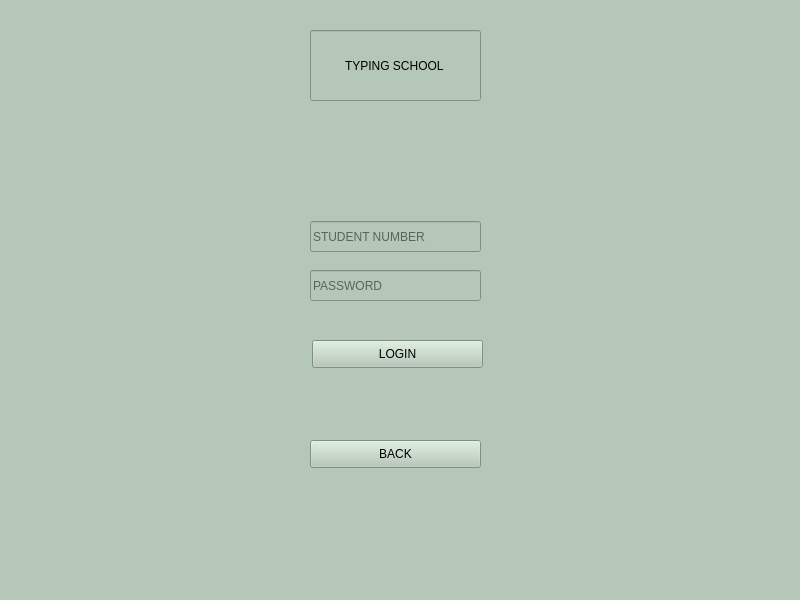
<?xml version="1.0" encoding="UTF-8"?>
<ui version="4.0">
 <class>StudentWindow</class>
 <widget class="QMainWindow" name="StudentWindow">
  <property name="geometry">
   <rect>
    <x>0</x>
    <y>0</y>
    <width>800</width>
    <height>600</height>
   </rect>
  </property>
  <property name="minimumSize">
   <size>
    <width>800</width>
    <height>600</height>
   </size>
  </property>
  <property name="maximumSize">
   <size>
    <width>800</width>
    <height>600</height>
   </size>
  </property>
  <property name="windowTitle">
   <string>MainWindow</string>
  </property>
  <property name="styleSheet">
   <string notr="true">background-color:rgb(181, 200, 183);</string>
  </property>
  <widget class="QWidget" name="centralwidget">
   <widget class="QPushButton" name="sloginbutton">
    <property name="geometry">
     <rect>
      <x>312</x>
      <y>340</y>
      <width>171</width>
      <height>28</height>
     </rect>
    </property>
    <property name="text">
     <string>LOGIN</string>
    </property>
   </widget>
   <widget class="QLineEdit" name="typing">
    <property name="geometry">
     <rect>
      <x>310</x>
      <y>30</y>
      <width>171</width>
      <height>71</height>
     </rect>
    </property>
    <property name="styleSheet">
     <string notr="true">font: 8pt &quot;MS Sans Serif&quot;;
font: 63 10pt &quot;Yu Gothic UI Semibold&quot;;</string>
    </property>
    <property name="text">
     <string>TYPING SCHOOL</string>
    </property>
    <property name="cursorPosition">
     <number>13</number>
    </property>
    <property name="alignment">
     <set>Qt::AlignCenter</set>
    </property>
   </widget>
   <widget class="QLineEdit" name="snumberline">
    <property name="geometry">
     <rect>
      <x>310</x>
      <y>221</y>
      <width>171</width>
      <height>31</height>
     </rect>
    </property>
    <property name="placeholderText">
     <string>STUDENT NUMBER</string>
    </property>
   </widget>
   <widget class="QLineEdit" name="spasswordline">
    <property name="geometry">
     <rect>
      <x>310</x>
      <y>270</y>
      <width>171</width>
      <height>31</height>
     </rect>
    </property>
    <property name="echoMode">
     <enum>QLineEdit::Password</enum>
    </property>
    <property name="placeholderText">
     <string>PASSWORD</string>
    </property>
   </widget>
   <widget class="QPushButton" name="sbackbutton">
    <property name="geometry">
     <rect>
      <x>310</x>
      <y>440</y>
      <width>171</width>
      <height>28</height>
     </rect>
    </property>
    <property name="text">
     <string>BACK</string>
    </property>
   </widget>
   <widget class="QLabel" name="message">
    <property name="geometry">
     <rect>
      <x>180</x>
      <y>400</y>
      <width>461</width>
      <height>20</height>
     </rect>
    </property>
    <property name="font">
     <font>
      <pointsize>10</pointsize>
      <weight>75</weight>
      <bold>true</bold>
     </font>
    </property>
    <property name="styleSheet">
     <string notr="true">color: rgb(255, 0, 0);</string>
    </property>
    <property name="text">
     <string/>
    </property>
    <property name="alignment">
     <set>Qt::AlignCenter</set>
    </property>
   </widget>
  </widget>
  <widget class="QMenuBar" name="menubar">
   <property name="geometry">
    <rect>
     <x>0</x>
     <y>0</y>
     <width>800</width>
     <height>26</height>
    </rect>
   </property>
  </widget>
  <widget class="QStatusBar" name="statusbar"/>
 </widget>
 <resources/>
 <connections/>
</ui>
